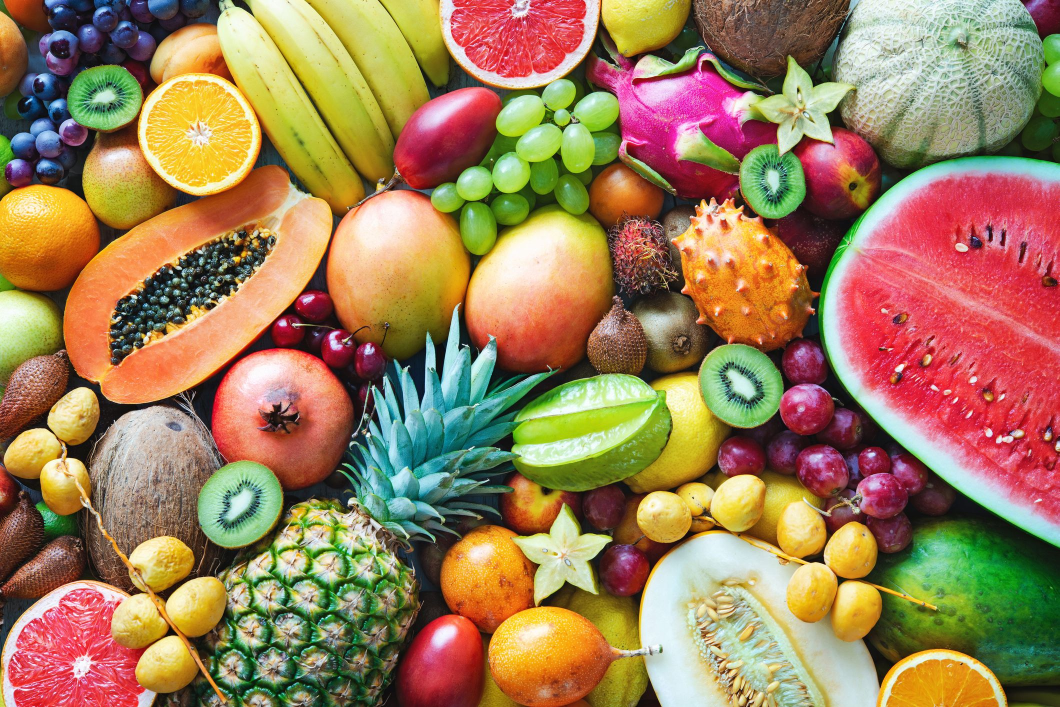
#> input picture Lab3/colorful-ripe-tropical-fruits.jpg, 2119 x 1414 px (shown at 1/2 size); the run also reads 1 picture not shown here
$ jupyter execute --allow-errors TH_LAB3.ipynb
#> lines starting #> are read from the running program, lines starting #| are printed output that depends on the picture
Bài 1

[cell 1]
import numpy as np
import imageio.v2 as iio
import matplotlib.pyplot as plt

data = iio.imread('colorful-ripe-tropical-fruits.jpg')
#> data is the input picture: shape (1414, 2119, 3); mean R, G, B 157.9, 126.8, 88.7
print("Kích thước ảnh gốc:", data.shape)
#| Kích thước ảnh gốc: (1414, 2119, 3)

kiwi = data[120:300, 124:300]

data = iio.imread('kiwi.jpg', mode='F')
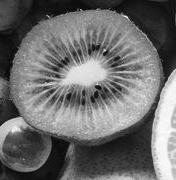
#> data: shape (180, 176) float32; min 0.798, max 252.6, mean 108.7
#> (the rest of this cell did not finish here and is left out)

Bài 2

[cell 2]
import numpy as np
import imageio.v2 as iio
import matplotlib.pyplot as plt

data = iio.imread('colorful-ripe-tropical-fruits.jpg')
print("Kích thước ảnh gốc:", data.shape)
#| Kích thước ảnh gốc: (1414, 2119, 3)
print("Đã lưu ảnh dưa hấu đã cắt vào 'dua.jpg'")
print("Đã lưu ảnh đu đủ đã cắt vào 'dudu.jpg'")

dua = data[350:500, 1750:2000]
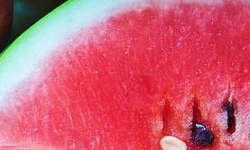
#> dua: shape (150, 250, 3); mean R, G, B 207.5, 93.7, 113.9

plt.imshow(dua)
plt.title("Quả dưa hấu đã cắt")
plt.axis('off')
plt.show()

iio.imwrite('duahau.jpg', dua)

dudu = data[400:800, 100:600]
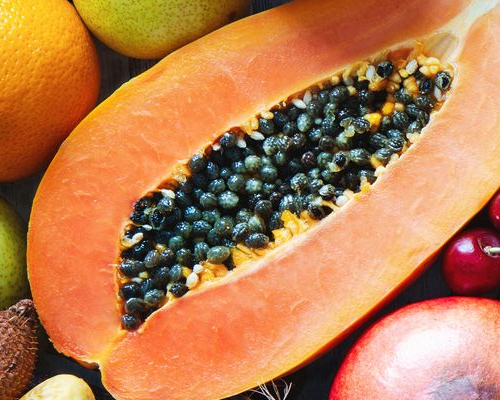
#> dudu: shape (400, 500, 3); mean R, G, B 184.7, 125.3, 80.2

plt.imshow(dudu)
plt.title("Quả đu đủ đã cắt")
plt.axis('off')
plt.show()

iio.imwrite('du_du.jpg', dudu)

dua1 = iio.imread('duahau.jpg', mode= 'F')
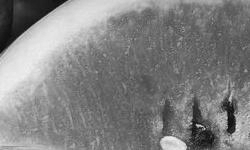
#> dua1: shape (150, 250) float32; min 3.36, max 240.2, mean 130
dudu1 = iio.imread('du_du.jpg', mode= 'F')
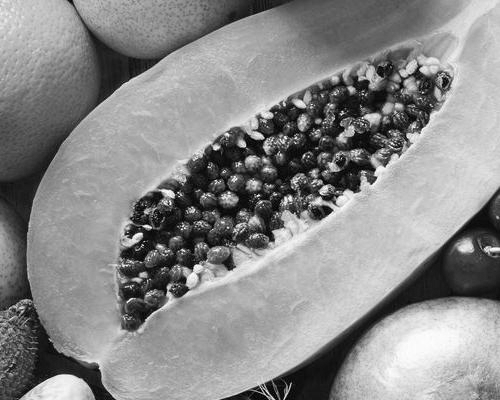
#> dudu1: shape (400, 500) float32; min 0, max 254.4, mean 137.9

plt.imshow(dua1, cmap='jet')
plt.axis('off')
plt.show()

plt.imshow(dudu1, cmap='jet')
plt.axis('off')
plt.show()

Bài 3

[cell 3]
import numpy as np
import imageio.v2 as iio
import matplotlib.pyplot as plt

quangninh = iio.imread('quang_ninh.jpg')
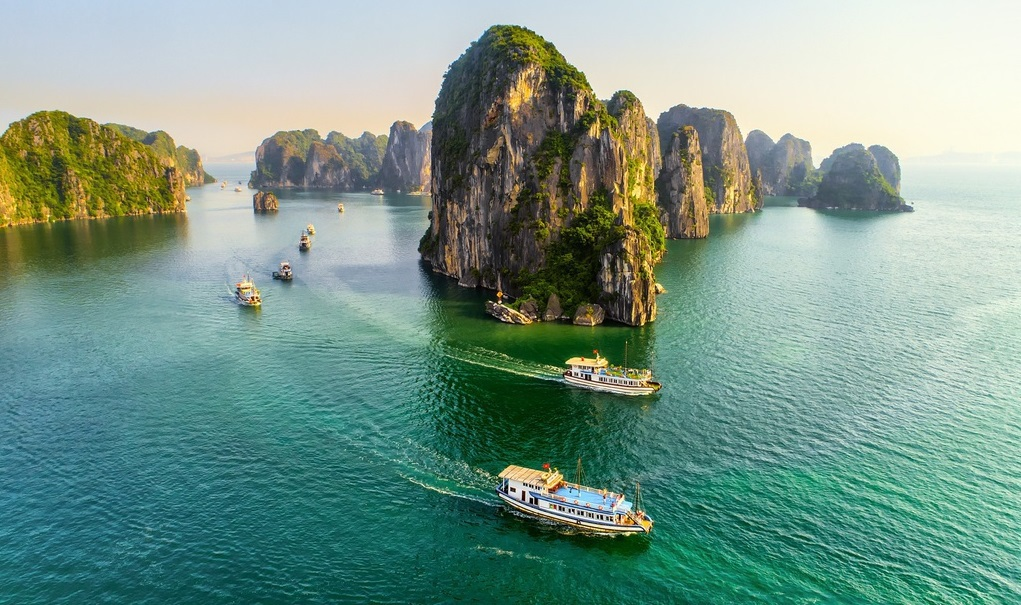
#> input picture Lab3/quang_ninh.jpg, 1021 x 605 px
#> quangninh is the input picture: shape (605, 1021, 3); mean R, G, B 119.9, 151, 137.7

print("Kích thước ảnh gốc:", quangninh.shape)
#| Kích thước ảnh gốc: (605, 1021, 3)
print("Đã lưu ảnh dưa hấu đã cắt vào 'thuyen.jpg'")
print("Đã lưu ảnh đu đủ đã cắt vào 'nui.jpg'")

thuyen = data[430:550, 430:640]

plt.imshow(thuyen)
plt.title("Thuyền đã cắt")
plt.axis('off')
plt.show()

iio.imwrite('thuyen.jpg', thuyen)
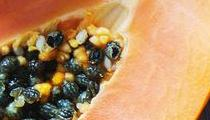
#> saved as thuyen.jpg: shape (120, 210, 3); mean R, G, B 180.9, 141.1, 98.2

nui = data[100:250, 0:200]
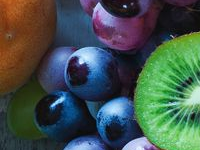
#> nui: shape (150, 200, 3); mean R, G, B 65.8, 82.9, 76.8

plt.imshow(nui)
plt.title("Núi đã cắt")
plt.axis('off')
plt.show()

iio.imwrite('nui.jpg', nui)

#> (the rest of this cell did not finish here and is left out)

Bài 4

[cell 4]
import numpy as np
import imageio.v2 as iio
import matplotlib.pyplot as plt

pagoda = iio.imread('pagoda.jpg')
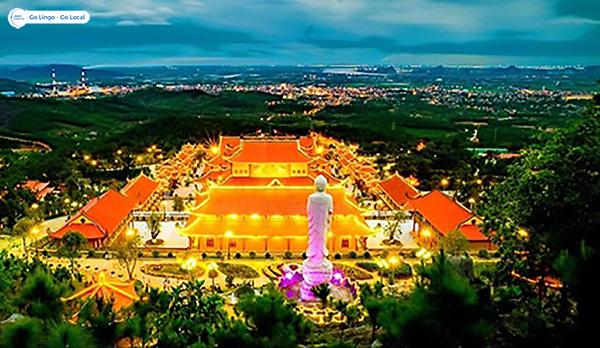
#> input picture Lab3/pagoda.jpg, 600 x 348 px
#> pagoda is the input picture: shape (348, 600, 3); mean R, G, B 82.1, 94.8, 64.1

print("Kích thước ảnh gốc:", pagoda.shape)
#| Kích thước ảnh gốc: (348, 600, 3)
print("Đã lưu ảnh chùa đã cắt vào 'chua.jpg'")

chua = data[130:270, 50:500]

plt.imshow(chua)
plt.title("Chùa đã cắt")
plt.axis('off')
plt.show()

iio.imwrite('chua.jpg', chua)
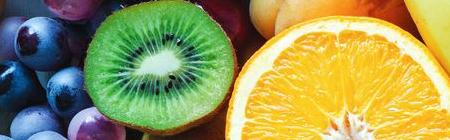
#> saved as chua.jpg: shape (140, 450, 3); mean R, G, B 152.9, 152.2, 88.8

#> (the rest of this cell did not finish here and is left out)

Bài 5

[cell 5]
import numpy as np
import scipy.ndimage as nd
import imageio.v2 as iio
import matplotlib.pyplot as plt

# [63 lines left out: functions apply_translation, apply_rotation, apply_zoom, apply_coordinate_map, not called in this run]

def main_menu():
    images = {
        '1': 'colorful-ripe-tropical-fruits.jpg',
        '2': 'pagoda.jpg',
        '3': 'quang_ninh.jpg'
    }

    while True:
        print("\n--- Chọn hình ảnh ---")
        for key, value in images.items():
            print(f"{key}. {value}")
        print("0. Thoát")

        image_choice = input("Chọn số của hình ảnh bạn muốn (1, 2, 3) hoặc 0 để thoát: ").strip()
#> the answer given: colorful-ripe-tropical-fruits.jpg
#> the answer given: kiwi.jpg
#> the answer given: quang_ninh.jpg
#> the answer given: 1

        if image_choice == '0':
            print("Thoát chương trình. Tạm biệt!")
            break

        if image_choice not in images:
            print("Lựa chọn không hợp lệ. Vui lòng chọn lại.")
            continue

        selected_image_path = images[image_choice]
        try:
            current_image_data = iio.imread(selected_image_path)
            print(f"Đã tải ảnh: {selected_image_path} với kích thước {current_image_data.shape}")
        except FileNotFoundError:
            print(f"Lỗi: Không tìm thấy file ảnh '{selected_image_path}'. Vui lòng đảm bảo nó nằm trong cùng thư mục với script.")
            continue
        except Exception as e:
            print(f"Lỗi khi đọc ảnh: {e}")
            continue

        while True:
            print(f"\n--- Thao tác trên {selected_image_path} ---")
            print("T. Tịnh tiến")
            print("X. Xoay")
            print("P. Phóng to")
            print("H. Thu nhỏ")
            print("C. Coordinate Map")
            print("M. Quay lại menu chọn ảnh")
            print("0. Thoát chương trình")

            action_choice = input("Chọn thao tác (T/X/P/H/C/M/0): ").strip().upper()
#> the answer given: 1
#> the answer given: 1

            if action_choice == '0':
                print("Thoát chương trình. Tạm biệt!")
                return
            elif action_choice == 'M':
                break

            processed_image = None

            if action_choice == 'T':
                try:
                    shift_x = int(input("Nhập độ dịch chuyển theo chiều ngang (X): "))
                    shift_y = int(input("Nhập độ dịch chuyển theo chiều dọc (Y): "))
                    processed_image = apply_translation(current_image_data, shift_x, shift_y)
                except ValueError:
                    print("Đầu vào không hợp lệ. Vui lòng nhập số nguyên.")
            elif action_choice == 'X':
                try:
                    angle = float(input("Nhập góc xoay (độ): "))
                    reshape_choice = input("Thay đổi kích thước ảnh để chứa toàn bộ ảnh đã xoay? (Y/N): ").strip().upper()
                    reshape = True if reshape_choice == 'Y' else False
                    processed_image = apply_rotation(current_image_data, angle, reshape)
                except ValueError:
                    print("Đầu vào không hợp lệ. Vui lòng nhập số.")
            elif action_choice == 'P':
                try:
                    factor = float(input("Nhập hệ số phóng to (ví dụ: 2 cho gấp đôi): "))
                    if factor <= 1:
                        print("Hệ số phóng to phải lớn hơn 1.")
                        continue
                    processed_image = apply_zoom(current_image_data, factor)
                except ValueError:
                    print("Đầu vào không hợp lệ. Vui lòng nhập số.")
            elif action_choice == 'H':
                try:
                    factor = float(input("Nhập hệ số thu nhỏ (ví dụ: 0.5 cho giảm một nửa): "))
                    if factor >= 1 or factor <= 0:
                        print("Hệ số thu nhỏ phải nằm trong khoảng (0, 1).")
                        continue
                    processed_image = apply_zoom(current_image_data, factor)
                except ValueError:
                    print("Đầu vào không hợp lệ. Vui lòng nhập số.")
            elif action_choice == 'C':
                try:
                    d_val = int(input("Nhập biên độ dịch chuyển ngẫu nhiên (d, ví dụ: 5-20): "))
                    processed_image = apply_coordinate_map(current_image_data, d=d_val)
                except ValueError:
                    print("Đầu vào không hợp lệ. Vui lòng nhập số nguyên.")
            else:
                print("Lựa chọn không hợp lệ. Vui lòng chọn lại.")
                continue

            if processed_image is not None:
                plt.imshow(processed_image)
                plt.title(f"Kết quả {action_choice} trên {selected_image_path}")
                plt.axis('off')
                plt.show()

if __name__ == "__main__":
    main_menu()
